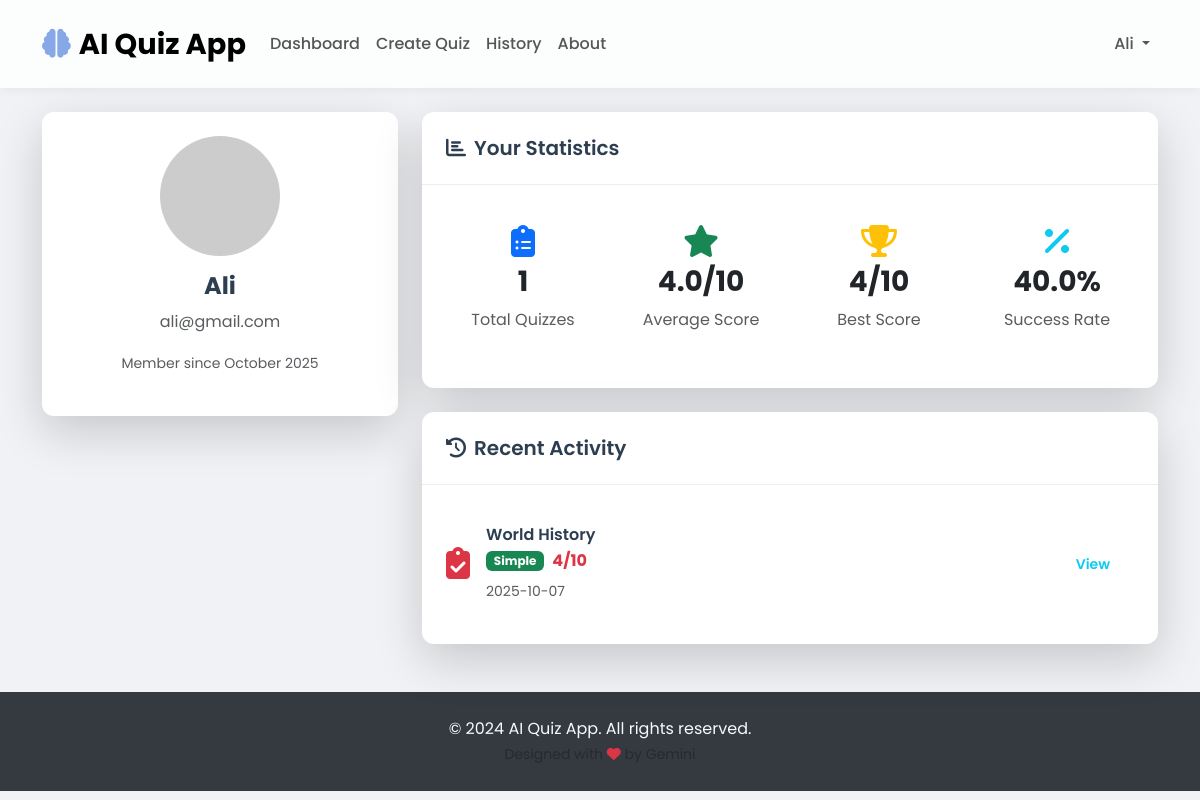
Page /auth/profile (signed in) on the committed database.
### models.py (models this page shows, shortened)
class User(UserMixin, db.Model):
    __tablename__ = 'users'
    id = db.Column(db.Integer, primary_key=True)
    username = db.Column(db.String(80), unique=True, nullable=False)
    email = db.Column(db.String(120), unique=True, nullable=False)
    password_hash = db.Column(db.String(255), nullable=False)
    created_at = db.Column(db.DateTime, default=datetime.utcnow)
    results = db.relationship('QuizResult', backref='user', lazy=True)

class Quiz(db.Model):
    __tablename__ = 'quizzes'
    id = db.Column(db.Integer, primary_key=True)
    topic = db.Column(db.String(200), nullable=False)
    difficulty = db.Column(db.Enum('simple', 'medium', 'hard'), nullable=False)
    created_at = db.Column(db.DateTime, default=datetime.utcnow)
    questions = db.relationship('Question', backref='quiz', lazy=True, cascade='all, delete-orphan')
    results = db.relationship('QuizResult', backref='quiz', lazy=True)

### routes/auth.py (the view)
@auth_bp.route('/profile')
@login_required
def profile():
    from models import QuizResult
    results = QuizResult.query.filter_by(user_id=current_user.id).all()
    stats = {
        'total_quizzes': len(results),
        'average_score': round(sum([r.score for r in results]) / len(results), 1) if results else 0,
        'best_score': max([r.score for r in results]) if results else 0,
        'recent_results': [r.to_dict() for r in results[-5:]]  # Last 5 results
    }
    return render_template('auth/profile.html', stats=stats)

### models.py (called while the page is built)
    def to_dict(self):
        return {
            'id': self.id,
            'quiz_id': self.quiz_id,
            'score': self.score,
            'taken_at': self.taken_at.isoformat(),
            'quiz_topic': self.quiz.topic,
            'quiz_difficulty': self.quiz.difficulty
        }

### templates/auth/profile.html (shortened to what this page needs)
{% extends "base.html" %}
{% block content %}
<div class="row">
    <div class="col-lg-4 mb-4">
        <div class="card border-0 shadow-lg text-center fade-in-up">
            <div class="card-body">
                <img src="https://i.pravatar.cc/150?u={{ current_user.username }}" alt="User Avatar" class="rounded-circle mb-3" width="120">
                <h4 class="fw-bold">{{ current_user.username }}</h4>
                <p class="text-muted">{{ current_user.email }}</p>
                <p class="text-muted"><small>Member since {{ current_user.created_at.strftime('%B %Y') }}</small></p>
            </div>
        </div>
    </div>
    <div class="col-lg-8">
        <div class="card border-0 shadow-lg fade-in-up mb-4">
            <div class="card-header bg-transparent">
                <h5 class="mb-0"><i class="fas fa-chart-bar me-2"></i>Your Statistics</h5>
            </div>
            <div class="card-body">
                <div class="row text-center">
                    <div class="col-md-3 mb-3">
                        <div class="p-3">
                            <i class="fas fa-clipboard-list fa-2x text-primary mb-2"></i>
                            <div class="h3 fw-bold">{{ stats.total_quizzes }}</div>
                            <div class="text-muted">Total Quizzes</div>
                        </div>
                    </div>
                    <div class="col-md-3 mb-3">
                        <div class="p-3">
                            <i class="fas fa-star fa-2x text-success mb-2"></i>
                            <div class="h3 fw-bold">{{ stats.average_score }}/10</div>
                            <div class="text-muted">Average Score</div>
                        </div>
                    </div>
                    <div class="col-md-3 mb-3">
                        <div class="p-3">
                            <i class="fas fa-trophy fa-2x text-warning mb-2"></i>
                            <div class="h3 fw-bold">{{ stats.best_score }}/10</div>
                            <div class="text-muted">Best Score</div>
                        </div>
                    </div>
                    <div class="col-md-3 mb-3">
                        <div class="p-3">
                            <i class="fas fa-percentage fa-2x text-info mb-2"></i>
                            <div class="h3 fw-bold">{{ ((stats.average_score / 10) * 100)|round(1) }}%</div>
                            <div class="text-muted">Success Rate</div>
                        </div>
                    </div>
                </div>
            </div>
        </div>
        {% if stats.recent_results %}
        <div class="card border-0 shadow-lg fade-in-up">
            <div class="card-header bg-transparent">
                <h5 class="mb-0"><i class="fas fa-history me-2"></i>Recent Activity</h5>
            </div>
            <div class="card-body">
                {% for result in stats.recent_results %}
                <div class="d-flex align-items-center py-3 {% if not loop.last %}border-bottom{% endif %}">
                    <div class="me-3">
                        <i class="fas fa-clipboard-check fa-2x text-{{ 'success' if result.score >= 7 else 'warning' if result.score >= 5 else 'danger' }}"></i>
                    </div>
                    <div class="flex-grow-1">
                        <h6 class="mb-1">{{ result.quiz_topic }}</h6>
                        <div class="d-flex align-items-center gap-2 mb-1">
                            <span class="badge bg-{{ 'success' if result.quiz_difficulty == 'simple' else 'warning' if result.quiz_difficulty == 'medium' else 'danger' }}">
                                {{ result.quiz_difficulty.title() }}
                            </span>
                            <span class="text-{{ 'success' if result.score >= 7 else 'warning' if result.score >= 5 else 'danger' }} fw-bold">
                                {{ result.score }}/10
                            </span>
                        </div>
                        <small class="text-muted">{{ result.taken_at[:10] }}</small>
                    </div>
                    <div>
                        <a href="{{ url_for('quiz.view_results', result_id=result.id) }}" class="btn btn-sm btn-outline-info">View</a>
                    </div>
                </div>
                {% endfor %}
            </div>
        </div>
        {% endif %}
    </div>
</div>
{% endblock %}

### templates/base.html (shortened to what this page needs)
<!DOCTYPE html>
<html lang="en">
<head>
    <link href="https://cdn.jsdelivr.net/npm/bootstrap@5.3.0/dist/css/bootstrap.min.css" rel="stylesheet">
    <link href="https://cdnjs.cloudflare.com/ajax/libs/font-awesome/6.4.0/css/all.min.css" rel="stylesheet">
    <link href="{{ url_for('static', filename='css/modern.css') }}" rel="stylesheet">
</head>
<body>
    <nav class="navbar navbar-expand-lg navbar-light">
        <div class="container">
            <a class="navbar-brand" href="{{ url_for('main.index') }}">
                <i class="fas fa-brain me-2"></i>AI Quiz App
            </a>
            <div class="collapse navbar-collapse" id="navbarNav">
                <ul class="navbar-nav me-auto">
                    {% if current_user.is_authenticated %}
                        <li class="nav-item">
                            <a class="nav-link" href="{{ url_for('main.dashboard') }}">Dashboard</a>
                        </li>
                        <li class="nav-item">
                            <a class="nav-link" href="{{ url_for('quiz.create_quiz') }}">Create Quiz</a>
                        </li>
                        <li class="nav-item">
                            <a class="nav-link" href="{{ url_for('quiz.quiz_history') }}">History</a>
                        </li>
                    {% endif %}
                    <li class="nav-item">
                        <a class="nav-link" href="{{ url_for('main.about') }}">About</a>
                    </li>
                </ul>
                <ul class="navbar-nav">
                    {% if current_user.is_authenticated %}
                        <li class="nav-item dropdown">
                            <a class="nav-link dropdown-toggle" href="#" id="navbarDropdown" role="button" data-bs-toggle="dropdown">
                                {{ current_user.username }}
                            </a>
                        </li>
                    {% endif %}
                </ul>
            </div>
        </div>
    </nav>
    <main class="container my-4">
        {% block content %}{% endblock %}
    </main>
    <footer class="py-4 mt-5">
        <div class="container text-center">
            <p class="mb-0">&copy; 2024 AI Quiz App. All rights reserved.</p>
            <small class="text-muted">Designed with <i class="fas fa-heart text-danger"></i> by Gemini</small>
        </div>
    </footer>
</body>
</html>

### static/css/modern.css (style rules this page uses)
:root { --primary-color: #86A8E7; --secondary-color: #91EAE4; --background-color: #f0f2f5; --card-background: #ffffff; --text-color: #333; --heading-color: #2c3e50; --border-radius: 12px; --shadow: 0 4px 20px rgba(0, 0, 0, 0.08); --gradient: linear-gradient(135deg, #7F7FD5, #86A8E7, #91EAE4); }
body { font-family: 'Poppins', sans-serif; background-color: var(--background-color); color: var(--text-color); line-height: 1.6; }
h1, h2, h3, h4, h5, h6 { font-weight: 600; color: var(--heading-color); }
a { color: var(--primary-color); text-decoration: none; transition: color 0.3s ease; }
.navbar { background-color: rgba(255, 255, 255, 0.8); backdrop-filter: blur(10px); box-shadow: 0 2px 10px rgba(0, 0, 0, 0.05); padding: 1rem 0; }
.navbar-brand { font-weight: 700; font-size: 1.8rem; }
.navbar-brand .fa-brain { color: var(--primary-color); }
.nav-link { font-weight: 500; color: #555; transition: color 0.3s ease; }
.btn { border-radius: 8px; padding: 12px 24px; font-weight: 600; border: none; transition: all 0.3s ease; }
.card { background-color: var(--card-background); border: none; border-radius: var(--border-radius); box-shadow: var(--shadow); transition: transform 0.3s ease, box-shadow 0.3s ease; }
.card-header { background-color: transparent; border-bottom: 1px solid #eee; font-weight: 600; padding: 1.5rem; }
.card-body { padding: 1.5rem; }
footer { background-color: #343a40; color: #f8f9fa; padding: 2rem 0; margin-top: 4rem; }

### rows in the picture
User: username "Ali", email "ali@gmail.com", created_at "October 2025"
Quiz: quiz_topic "World History", quiz_difficulty "Simple", score "4", created_at "2025-10-07"

### other values in the picture
{{ stats.total_quizzes }} "1"
{{ stats.average_score }} "4.0"
{{ stats.best_score }} "4"
{{ ((stats.average_score / 10) * 100)|round(1) }} "40.0"
